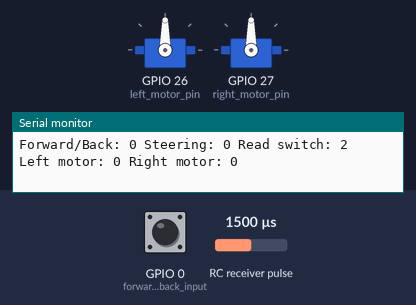
Bench run of a sketch on a simulated ESP32. Shown: 2 × servo, the last lines printed to the serial monitor. Wiring (inferred from the names in the program): RC receiver channel: data GPIO 1. The inputs (shaded band) are chosen by the test bench; at power-on: RC receiver pulse 1500 µs, GPIO 0 (forward_back_input) HIGH.

Above: at 1.2 s.
1.3 s: RC receiver pulse (sensor on GPIO 1) set to 1020 µs
At 1.9 s:
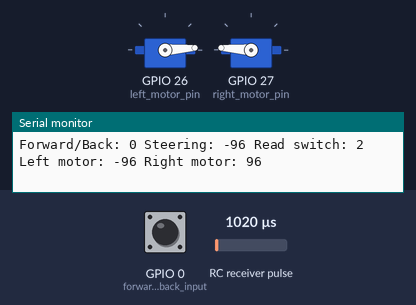
2.8 s: RC receiver pulse (sensor on GPIO 1) set to 1250 µs
At 3.8 s:
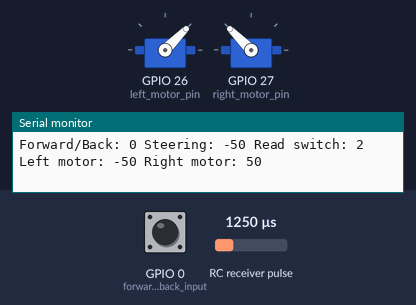
4.3 s: RC receiver pulse (sensor on GPIO 1) set to 1750 µs
At 5.5 s:
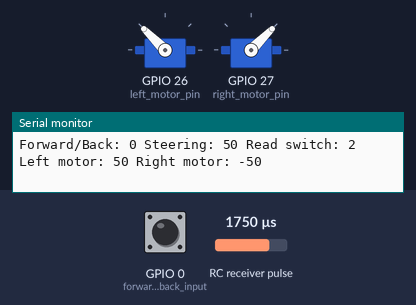
5.8 s: RC receiver pulse (sensor on GPIO 1) set to 1980 µs
At 6.3 s:
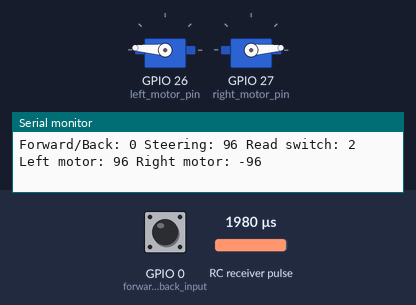
7.4 s: RC receiver pulse (sensor on GPIO 1) set to 1500 µs
At 8.7 s:
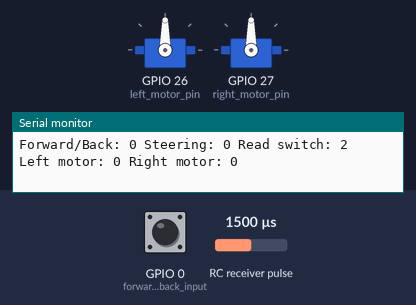
Timing chart, 0 to 10.0 s (numbered marks = the images above; inputs shaded):
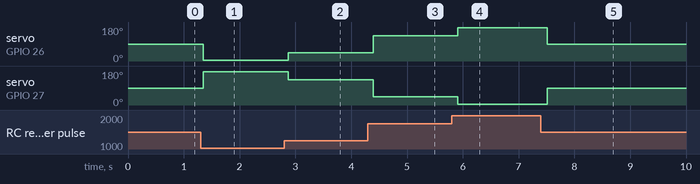

The sketch:

RC_control.ino
```cpp
#define forward_back_input 0
#define steering_input 1
#define read_switch 2

#define left_motor_pin 26
#define right_motor_pin 27

#include <Servo.h>

Servo left_motor;
Servo right_motor;

// Read the number of a given channel and convert to the range provided.
// If the channel is off, return the default value
int readChannel(int channelInput, int minLimit, int maxLimit, int defaultValue){
  int ch = pulseIn(channelInput, HIGH, 30000);
  if (ch < 100) return defaultValue;
  return map(ch, 1000, 2000, minLimit, maxLimit);
}

// Red the channel and return a boolean value
bool readSwitch(byte channelInput, bool defaultValue){
  int intDefaultValue = (defaultValue)? 100: 0;
  int ch = readChannel(channelInput, 0, 100, intDefaultValue);
  return (ch > 50);
}

/*
void motor_control(int forward_back_val, int steering_val){
  left_speed = forward_back_val + steering_val;
  right_speed = forward_back_val - steering_val;
  //left_speed = constrain(left_speed, -100, 100);
  //right_speed = constrain(right_speed, -100, 100);
  //left_motor_control(map(left_speed, -100, 100, 1000, 2000));
  //right_motor_control(map(right_speed, -100, 100, 1000, 2000));
}
*/
//Both of the motor control fucntions will write the values into microeconds
//so we can control both of the motors through the different wires.
void left_motor_control(int val) {
  left_motor.writeMicroseconds(val);
}

void right_motor_control(int val){
  right_motor.writeMicroseconds(val);
}

void setup(){
  Serial.begin(115200);
  //forward and backward movement input and outputs
  pinMode(forward_back_input, INPUT);
  //stearing left and right input and outputs
  pinMode(steering_input, INPUT);
  //reading switch input to read the inputs and outputs
  pinMode(read_switch, INPUT);
  //left_motors and right_motors will be attatched. 1000 and 2000 values
  //represents the pwm ranges, which the 1000 represents the minimum value
  //and the 2000 represents the maximum value
  left_motor.attach(left_motor_pin, 1000, 2000);
  right_motor.attach(right_motor_pin, 1000, 2000);
}

int forward_back_value, steering_value;
int left_speed, right_speed;
bool read_switch_value;

void loop() {
  //these 3 values will read from the channel and the switch, based on their
  //default values. -100 and 100 values represents a range of possible inputs
  //in resprectable axis.
  forward_back_value = readChannel(forward_back_input, -100, 100, 0);
  steering_value = readChannel(steering_input, -100, 100, 0);
  read_switch_value = readSwitch(read_switch_value, 0);

  //the left_motor and right_motor controls will have values that are
  //converted from the map functions, where it converts values from -100 and
  //100, to values from 1000 to 2000

  left_speed = forward_back_value + steering_value;
  right_speed = forward_back_value - steering_value;
  left_speed = constrain(left_speed, -100, 100);
  right_speed = constrain(right_speed, -100, 100);

  left_motor_control(map(left_speed, -100, 100, 1000, 2000));
  right_motor_control(map(right_speed, -100, 100, 1000, 2000));

  //printing out the values of forward/back, stearing, and read switch, and
  //they change, depending on the input of the rc control.
  Serial.print("Forward/Back: ");
  Serial.print(forward_back_value);
  Serial.print(" Steering: ");
  Serial.print(steering_value);
  Serial.print(" Read switch: ");
  Serial.print(read_switch);
  Serial.print(" Left motor: ");
  Serial.print(left_speed);
  Serial.print(" Right motor: ");
  Serial.print(right_speed);
  Serial.println();
  //Serial.println();

  //motor_control(forward_back_value, steering_value);
}
```

Measured:
- after the input at 1.3 s, servo on GPIO 26 (left_motor_pin): 90° → 4° after 0.05 s; servo on GPIO 27 (right_motor_pin): 90° → 176° after 0.05 s
- after the input at 2.8 s, servo on GPIO 26 (left_motor_pin): 4° → 45° after 0.07 s; servo on GPIO 27 (right_motor_pin): 176° → 135° after 0.07 s
- after the input at 4.3 s, servo on GPIO 26 (left_motor_pin): 45° → 135° after 0.09 s; servo on GPIO 27 (right_motor_pin): 135° → 45° after 0.09 s
- after the input at 5.8 s, servo on GPIO 26 (left_motor_pin): 135° → 176° after 0.11 s; servo on GPIO 27 (right_motor_pin): 45° → 4° after 0.11 s
- after the input at 7.4 s, servo on GPIO 26 (left_motor_pin): 176° → 90° after 0.11 s; servo on GPIO 27 (right_motor_pin): 4° → 90° after 0.11 s
